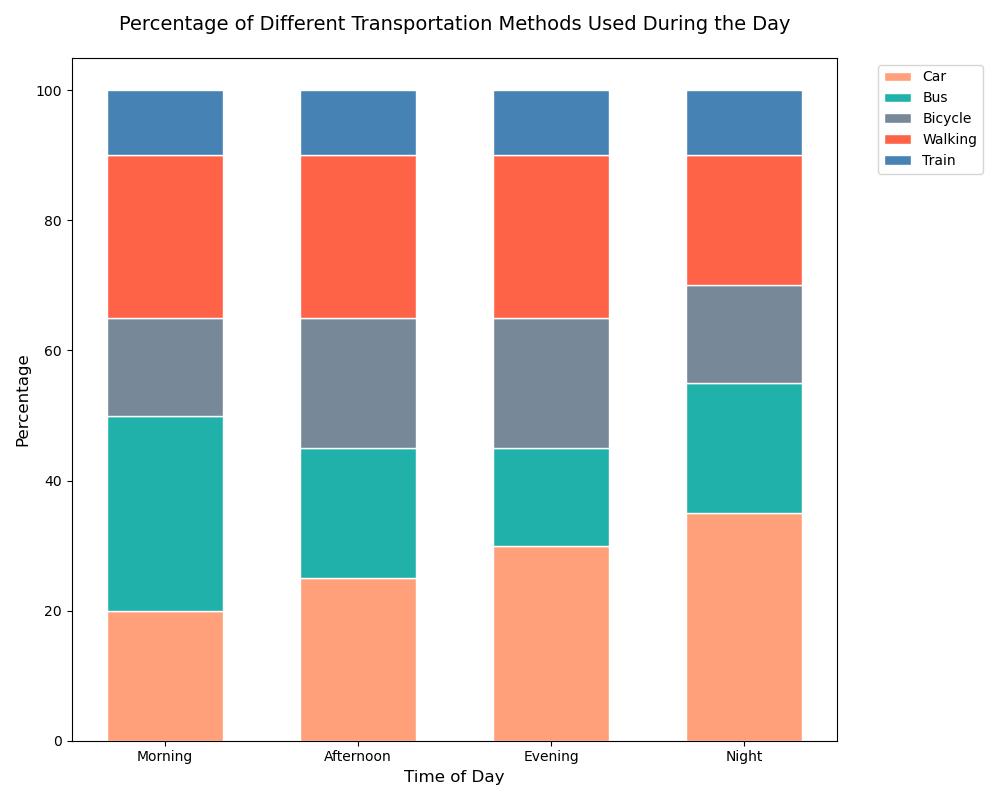

Write the Python code that produced this figure.

import matplotlib.pyplot as plt
import numpy as np

# Data
categories = ['Car', 'Bus', 'Bicycle', 'Walking', 'Train']
times = ['Morning', 'Afternoon', 'Evening', 'Night']
data = np.array([
    [20, 30, 15, 25, 10],  # Morning
    [25, 20, 20, 25, 10],  # Afternoon
    [30, 15, 20, 25, 10],  # Evening
    [35, 20, 15, 20, 10]   # Night
])

# Calculate the cumulative sum for each bar
cumulative_data = np.cumsum(data, axis=1)

# Colors for each category
colors = ['#FFA07A', '#20B2AA', '#778899', '#FF6347', '#4682B4']

# Plotting
fig, ax = plt.subplots(figsize=(10, 8))

for i in range(len(categories)):
    if i == 0:
        ax.bar(times, data[:, i], color=colors[i], edgecolor='white', width=0.6)
    else:
        ax.bar(times, data[:, i], bottom=cumulative_data[:, i-1], color=colors[i], edgecolor='white', width=0.6)

# Title and labels
ax.set_title('Percentage of Different Transportation Methods Used During the Day', fontsize=14, pad=20)
ax.set_ylabel('Percentage', fontsize=12)
ax.set_xlabel('Time of Day', fontsize=12)

# Legend
ax.legend(categories, loc='upper right', bbox_to_anchor=(1.2, 1))

# Display the chart
plt.tight_layout()
plt.show()
